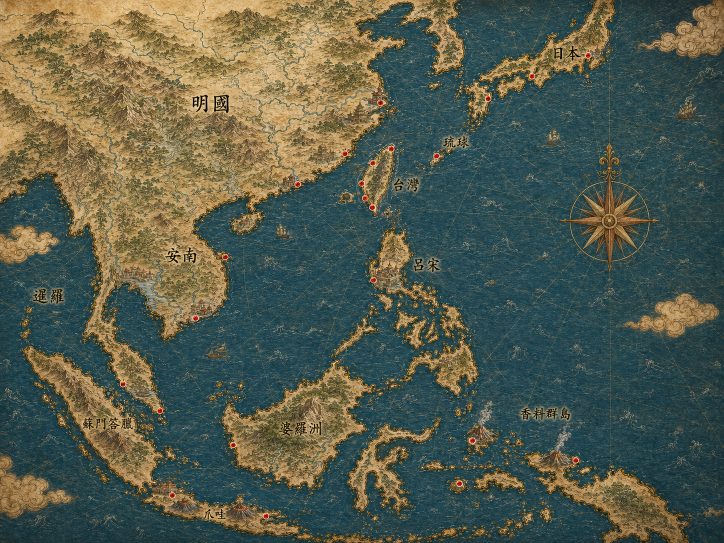
#> input picture assets/m5/full_map_v3_002.png, 1448 x 1086 px (shown at 1/2 size)
$ python -i build-m5-2-6-full-map-v3-preview.py   (imports and definitions only)
#> lines starting #> are read from the running program, lines starting #| are printed output that depends on the picture; after the words box and inside, x2 and y2 are one past the last pixel; in counts of white or black regions, pixels touching at a corner belong together
#> further down, picture is the input picture: PIL image 1448x1086 RGB; mean R, G, B 85.3, 92.3, 77
from __future__ import annotations

import json
import math
import random
from pathlib import Path
from typing import Iterable

from PIL import Image, ImageChops, ImageDraw, ImageEnhance, ImageFilter, ImageOps


ROOT = Path(__file__).resolve().parents[1]
SOURCE_PATH = ROOT / "assets" / "m5" / "full_map_v3_001.png"
MAP_PATH = ROOT / "src" / "data" / "map.json"
PORTS_PATH = ROOT / "src" / "data" / "ports.json"
EXPLORATION_PATH = ROOT / "src" / "data" / "exploration_points.json"
DISCOVERIES_PATH = ROOT / "src" / "data" / "discoveries.json"
OUT_DIR = ROOT / "assets" / "m5" / "v3-preview"

OUT_W = 3840
OUT_H = 2880
PREVIEW_W = 1280
PREVIEW_H = 960

SEA_DEEP = (25, 67, 78)
SEA = (36, 91, 101)
SEA_LIGHT = (112, 157, 151)
LAND = (203, 175, 111)
LAND_LIGHT = (232, 213, 163)
LAND_DARK = (92, 70, 39)
COAST = (74, 59, 38)
COAST_LIGHT = (240, 222, 177)

PORT_RED = (225, 51, 44)
EXPLORE_GREEN = (37, 181, 85)
SCENERY_YELLOW = (246, 196, 56)

PORT_RADIUS = 34
EXPLORE_RADIUS = 58
DISCOVERY_RADIUS = 52

Point = tuple[float, float]


def load_json(path: Path) -> dict:
    return json.loads(path.read_text(encoding="utf-8-sig"))


# [11 lines left out: function cover_resize, not called in this run]


def scale_point(point: Iterable[float], scale_x: float, scale_y: float) -> Point:
    x, y = point
    return x * scale_x, y * scale_y


# [14 lines left out: function fade_fixed_labels, not called in this run]


def detect_source_land(source: Image.Image) -> Image.Image:
    """Build a soft mask for the source illustration's brown land masses."""

    r, _g, b = source.convert("RGB").split()
    red_over_blue = ImageChops.subtract(r, b).point(lambda p: 255 if p > 18 else 0)
    bright_red = r.point(lambda p: 255 if p > 76 else 0)
    mask = ImageChops.multiply(red_over_blue, bright_red)
    mask = mask.filter(ImageFilter.MedianFilter(7)).filter(ImageFilter.MaxFilter(11))
    return mask.filter(ImageFilter.GaussianBlur(8))


def make_noise_texture(size: tuple[int, int], seed: int, radius: float = 0.8) -> Image.Image:
    rng = random.Random(seed)
    small = Image.new("L", (max(1, size[0] // 12), max(1, size[1] // 12)))
    small.putdata([rng.randrange(82, 174) for _ in range(small.width * small.height)])
    return small.resize(size, Image.Resampling.BICUBIC).filter(ImageFilter.GaussianBlur(radius))


# [26 lines left out: functions make_sea, build_land_mask, not called in this run]


def make_land_texture(source: Image.Image) -> Image.Image:
    # Preserve region-specific mountains, forests and paper grain from the
    # supplied image. Recoloring the luminance (instead of copying RGB) prevents
    # blue source-ocean patches from appearing inside the data-defined land.
    gray = source.convert("L").filter(ImageFilter.MedianFilter(3))
    gray = ImageOps.autocontrast(gray, cutoff=1)
    broad = gray.filter(ImageFilter.GaussianBlur(12))
    fine = ImageChops.difference(gray, broad)
    fine = ImageEnhance.Contrast(fine).enhance(1.65)

    terrain = ImageOps.colorize(gray, black=(76, 57, 31), white=(239, 220, 171))
    relief = Image.new("RGBA", source.size, (72, 49, 24, 0))
    relief.putalpha(fine.point(lambda p: min(92, p * 2)))
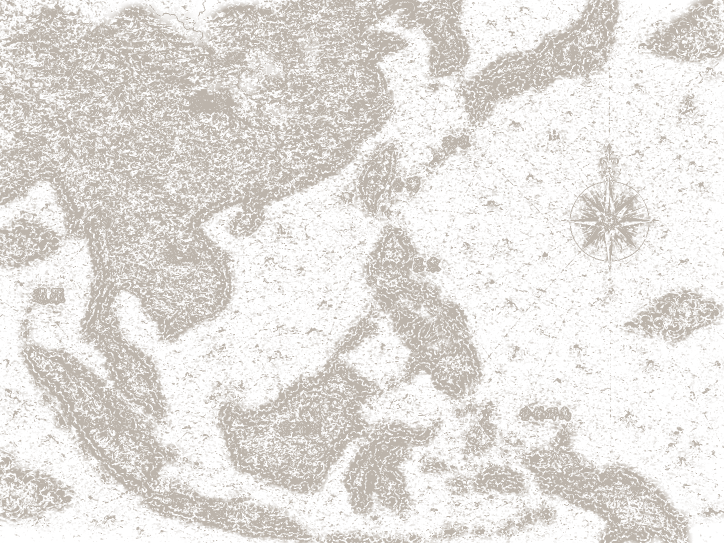
#> relief: PIL image 1448x1086 RGBA (shown at 1/2 size); mean R, G, B, A 72, 49, 24, 36.4; transparent parts drawn white
    terrain = Image.alpha_composite(terrain.convert("RGBA"), relief).convert("RGB")
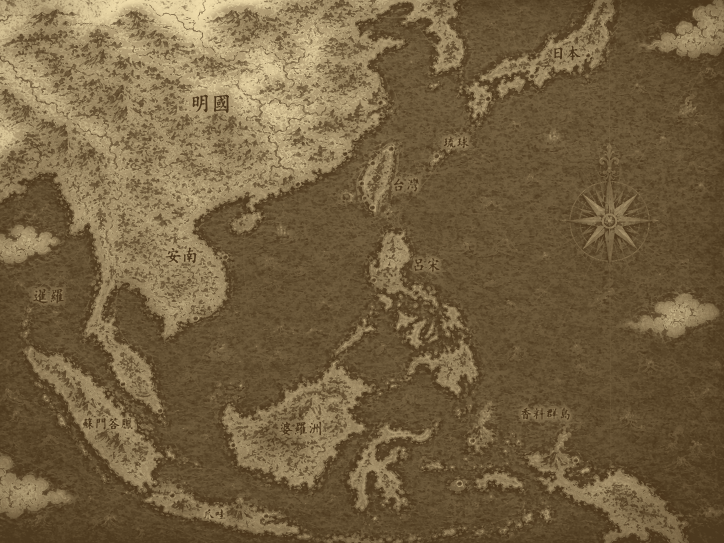
#> terrain: PIL image 1448x1086 RGB (shown at 1/2 size); mean R, G, B 116, 96.4, 64.8

    source_land_mask = detect_source_land(source)
#> in detect_source_land, `r, _g, b = source.convert("RGB").split()`:
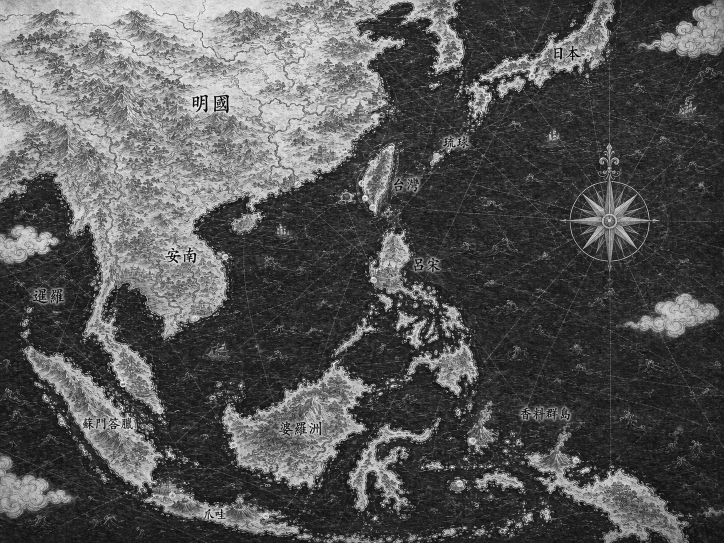
#> r: PIL image 1448x1086 L (shown at 1/2 size); min 0, max 255, mean 85.3
#> in detect_source_land, `red_over_blue = ImageChops.subtract(r, b).point(lambda p: 255 if p > 1..`:
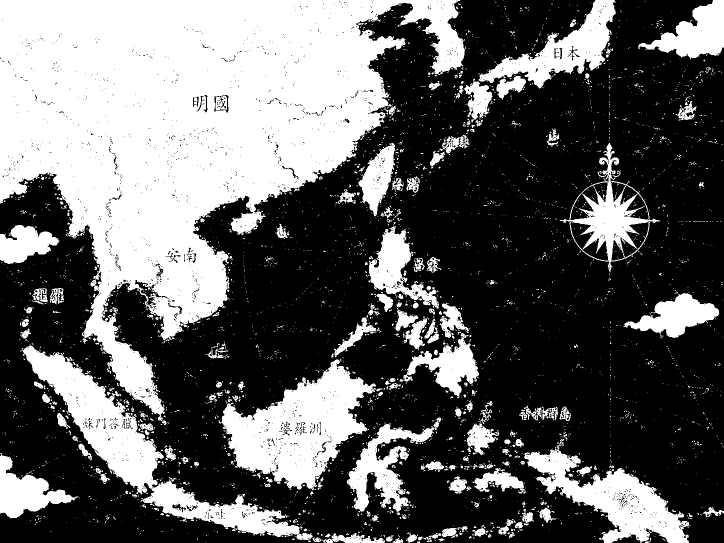
#> red_over_blue: PIL image 1448x1086 L (shown at 1/2 size); 38.9% white; 3566 white regions (3288 under 20 px), largest, box (x1, y1, x2, y2) and area: (0, 0, 932, 850) 361484, (43, 691, 626, 1080) 39938, (443, 719, 752, 981) 39867
#> in detect_source_land, `bright_red = r.point(lambda p: 255 if p > 76 else 0)`: bright_red: PIL image 1448x1086 L; 40.5% white; 9698 white regions (9110 under 20 px), largest, box (x1, y1, x2, y2) and area: (0, 0, 933, 850) 354097, (443, 719, 752, 981) 36763, (43, 691, 599, 1074) 36475
#> in detect_source_land, `mask = ImageChops.multiply(red_over_blue, bright_red)`: mask: PIL image 1448x1086 L; 37.1% white; 3843 white regions (3542 under 20 px), largest, box (x1, y1, x2, y2) and area: (0, 0, 932, 850) 351151, (443, 719, 752, 981) 36536, (43, 691, 599, 1074) 36214
#> in detect_source_land, `mask = mask.filter(ImageFilter.MedianFilter(7)).filter(ImageFilter.Max..`: mask: PIL image 1448x1086 L; 47% white; 56 white regions, largest, box (x1, y1, x2, y2) and area: (0, 0, 934, 1086) 448899, (414, 605, 770, 993) 53939, (733, 449, 962, 798) 36876
    warm_source = ImageEnhance.Color(source).enhance(0.62)
    warm_source = Image.blend(warm_source, Image.new("RGB", source.size, LAND), 0.18)
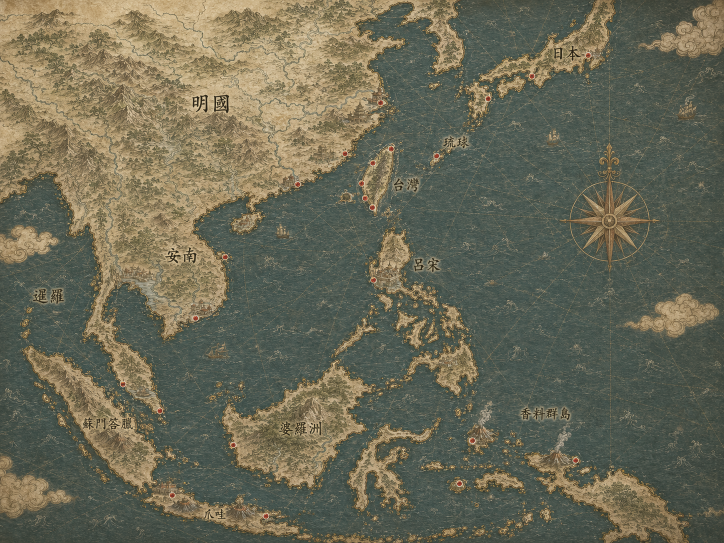
#> warm_source: PIL image 1448x1086 RGB (shown at 1/2 size); mean R, G, B 106.5, 105, 85.8
    terrain_with_original_detail = Image.blend(terrain, warm_source, 0.28)
    base = Image.composite(terrain_with_original_detail, terrain, source_land_mask)

    noise = make_noise_texture(source.size, 1701, 0.45)
#> in make_noise_texture, `small = Image.new("L", (max(1, size[0] // 12), max(1, size[1] // 12)))`: small: PIL image 120x90 L; every value is 0
#> in make_noise_texture, `return small.resize(size, Image.Resampling.BICUBIC).filter(ImageFilter..`:
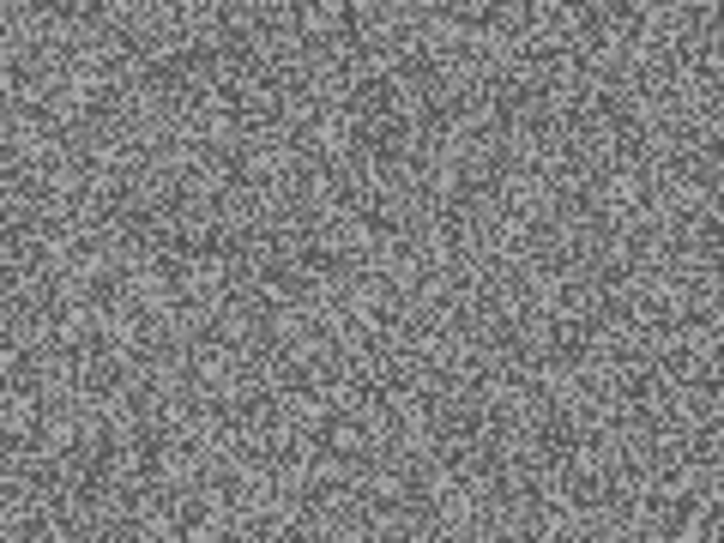
#> returned value: PIL image 1448x1086 L (shown at 1/2 size); min 66, max 183, mean 127.5
    grain = ImageOps.colorize(noise, black=(118, 85, 43), white=(239, 220, 168))
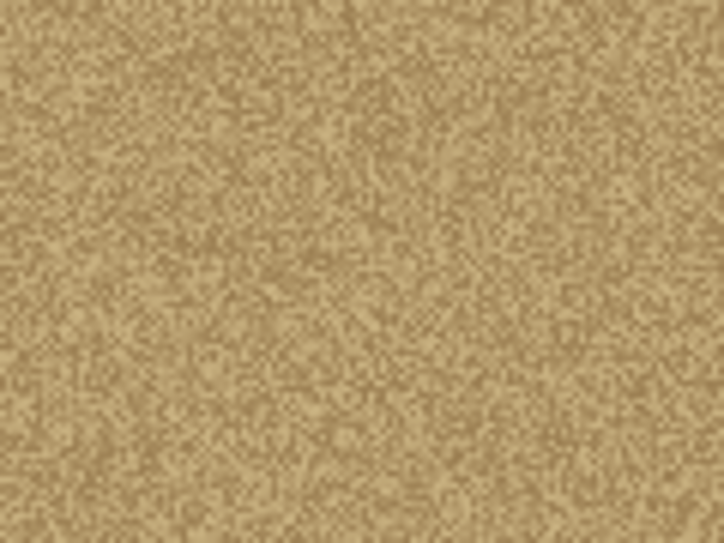
#> grain: PIL image 1448x1086 RGB (shown at 1/2 size); mean R, G, B 178, 152, 105
    base = Image.blend(base, grain, 0.06)
    return ImageEnhance.Sharpness(base).enhance(1.18).convert("RGBA")
#> returned value: PIL image 1448x1086 RGBA


# [362 lines left out: functions add_coast_treatment, interaction_rows, make_edge_mask, find_nearest_mask_edge, build_warp_controls, warp_displacement and 11 more, not called in this run]


# [2 lines not run here, left out]

>>> from PIL import Image
>>> picture = Image.open('../assets/m5/full_map_v3_002.png')
>>> result = make_land_texture(picture)

$ run again, on assets/m5/v2/m5-3-v2-equipment-contact-sheet.png
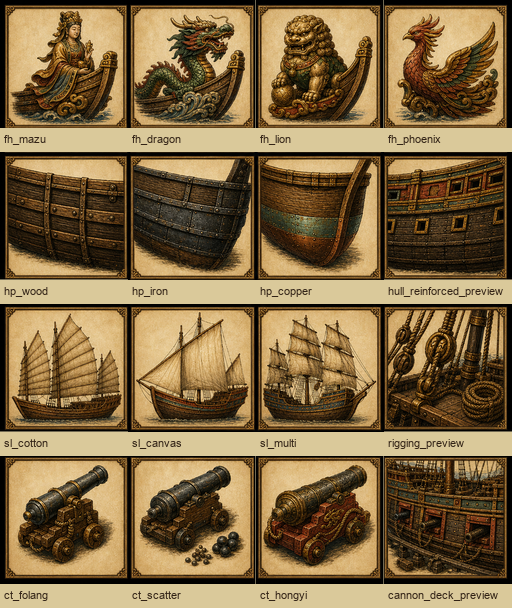
#> input picture assets/m5/v2/m5-3-v2-equipment-contact-sheet.png, 512 x 608 px
#> picture is the input picture: PIL image 512x608 RGB; mean R, G, B 129.3, 105.5, 67.8
#> in detect_source_land, `red_over_blue = ImageChops.subtract(r, b).point(lambda p: 255 if p > 1..`:
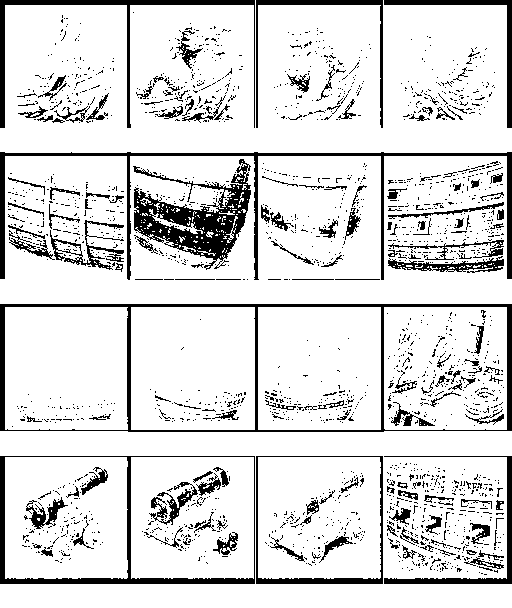
#> red_over_blue: PIL image 512x608 L; 86.1% white; 2131 black regions (1967 under 20 px), largest, box (x1, y1, x2, y2) and area: (133, 159, 251, 270) 4829, (0, 304, 512, 432) 4758, (0, 152, 512, 280) 4025
#> bright_red: PIL image 512x608 L; 65.6% white; 1655 black regions (1556 under 20 px), largest, box (x1, y1, x2, y2) and area: (387, 158, 505, 275) 8387, (133, 158, 252, 277) 8362, (387, 459, 505, 576) 8170
#> in make_land_texture, `grain = ImageOps.colorize(noise, black=(118, 85, 43), white=(239, 220,..`:
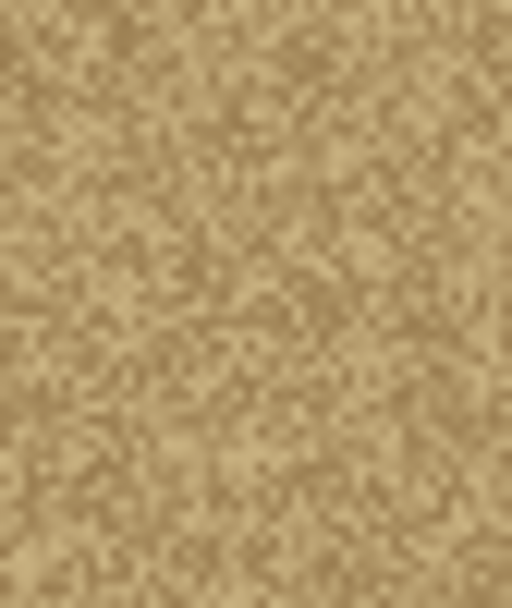
#> grain: PIL image 512x608 RGB; mean R, G, B 177.8, 151.8, 104.8
